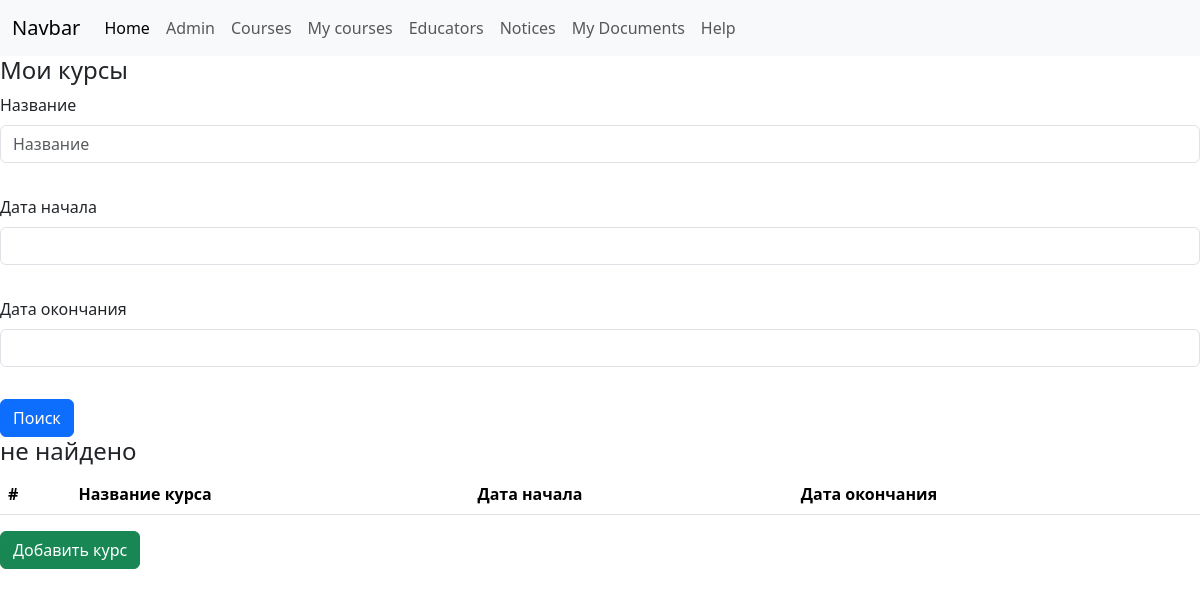
The page /mycourses/ on the database as committed earlier.
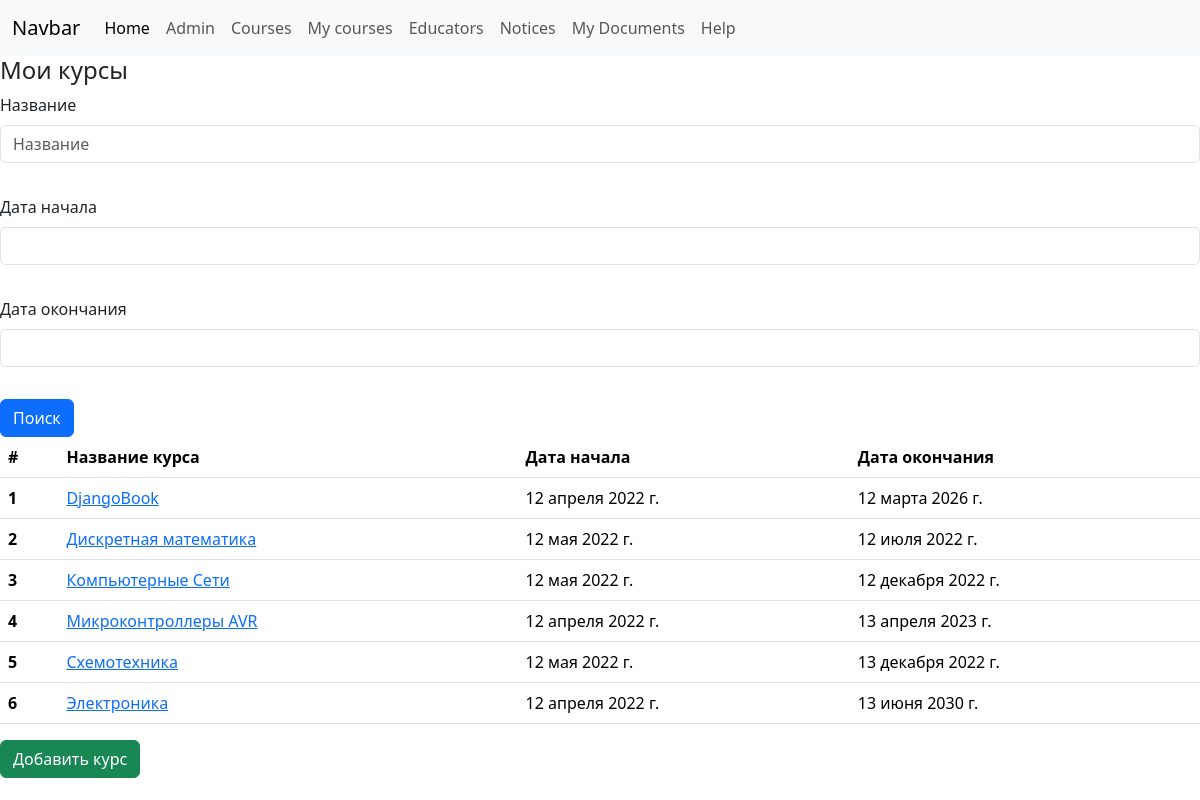
The same page on the database as committed later.
### userside/models.py (models this page shows, shortened)
class mycourse(models.Model):
    name = models.ForeignKey('userside.course', on_delete=models.SET_NULL, null=True)
    date_begin = models.DateField('Дата начала')
    date_end = models.DateField('Дата окончания')
    class Meta:
        ordering = ['name']
        verbose_name = 'Mой Курс'
        verbose_name_plural = 'Мои Курсы'

class course(models.Model):
    educator = models.ForeignKey('userside.educator', on_delete=models.CASCADE, null=True, blank=True,
                                 related_name='courses')
    name = models.CharField('Название курса', max_length=128)
    length_of_time = models.IntegerField('Количество часов', blank=True, null=True)
    class Meta:
        ordering = ['name']
        verbose_name = 'Курс'
        verbose_name_plural = 'Курсы'
    def __str__(self):
        return self.name

### userside/views.py (the view)
# urls.py: path('mycourses/', userside.views.mycourses.as_view(), name='mycourse_list'),
class mycourses(TitleMixin, ListView):
    title = 'Мои курсы'
    def get_filters(self):
        return userside.filters.MyCourseFilter(self.request.GET)
    def get_queryset(self):
        return self.get_filters().qs
    def get_context_data(self):
        context = super().get_context_data()
        context['filters'] = self.get_filters()
        return context

### userside/views.py (called while the page is built)
    def get_title(self):
        return self.title

    def get_context_data(self, **kwargs):
        context = super().get_context_data()
        context['title'] = self.get_title()
        return context

### userside/templates/userside/mycourse_list.html
{% extends 'userside/index.html' %}
{% block content %}
    {% include 'userside/search_course_include.html' %}
    <table class="table">
        <thead>
        <tr>
            <th scope="col">#</th>
            <th scope="col">Название курса</th>
            <th scope="col">Дата начала</th>
            <th scope="col">Дата окончания</th>
        </tr>
        </thead>
        <tbody>
        {% for course in object_list %}
        <tr>
            <th scope="row">{{ forloop.counter }}</th>
            <td><a href="{% url 'userside:mycourse_detail' course.pk %}">{{ course.name|capfirst }}</a></td>
            <td>{{ course.date_begin }}</td>
            <td>{{ course.date_end }}</td>
        </tr>
        {% empty %}
            <h4> не найдено </h4>
        {% endfor %}
        </tbody>
    </table>
    <a href="{% url 'userside:mycourse_create' %}" class="btn btn-success"> Добавить курс</a>
{% endblock %}

### userside/templates/userside/index.html (shortened to what this page needs)
<!doctype html>
<html lang="en">
<head>
    <link href="/node_modules/bootstrap/dist/css/bootstrap.css" rel="stylesheet">
</head>
<body>
    <nav class="navbar navbar-expand-lg navbar-light bg-light">
        <div class="container-fluid">
            <a class="navbar-brand" href="#">Navbar</a>
            <div class="collapse navbar-collapse" id="navbarNav">
                <ul class="navbar-nav">
                    <li class="nav-item">
                        <a class="nav-link active" aria-current="page" href="{% url 'userside:index'%}">Home</a>
                    </li>
                    <li class="nav-item">
                        <a class="nav-link" href="http://127.0.0.1:8000/admin/">Admin</a>
                    </li>
                    <li class="nav-item">
                        <a class="nav-link" href="{% url 'userside:course_list' %}">Courses</a>
                    </li>
                    <li class="nav-item">
                        <a class="nav-link" href="{% url 'userside:mycourse_list' %}">My courses</a>
                    </li>
                    <li class="nav-item">
                        <a class="nav-link" href="{% url 'userside:educator_list' %}">Educators</a>
                    </li>
                    <li class="nav-item">
                        <a class="nav-link" href ="">Notices</a>
                    </li>
                    <li class="nav-item">
                        <a class="nav-link" href ="">My Documents</a>
                    </li>
                    <li class="nav-item">
                        <a class="nav-link" href ="">Help</a>
                    </li>
                </ul>
            </div>
        </div>
    </nav>
{% block title %}
    {% if title %}
       <h4> {{ title }}</h4>
    {% endif %}
{% endblock %}
{% block content %}
{% endblock %}
</body>
</html>

### userside/templates/userside/search_course_include.html
{% load bootstrap5 %}
<form class="row g-3">
    {% bootstrap_form filters.form layout='horizontal' %}
    <div class="col-auto">
        <button type="submit" class="btn btn-primary">Поиск</button>
    </div>
</form>

Rows that differ between the two databases and show on the page:
added mycourse: name "DjangoBook", date_begin "12 апреля 2022 г.", date_end "12 марта 2026 г."
added mycourse: name "Дискретная математика", date_begin "12 мая 2022 г.", date_end "12 июля 2022 г."
added mycourse: name "Компьютерные Сети", date_begin "12 мая 2022 г.", date_end "12 декабря 2022 г."
added mycourse: name "Микроконтроллеры AVR", date_begin "12 апреля 2022 г.", date_end "13 апреля 2023 г."
added mycourse: name "Схемотехника", date_begin "12 мая 2022 г.", date_end "13 декабря 2022 г."
added mycourse: name "Электроника", date_begin "12 апреля 2022 г.", date_end "13 июня 2030 г."
Other text that changed with them:
text no longer shown: "не найдено"
